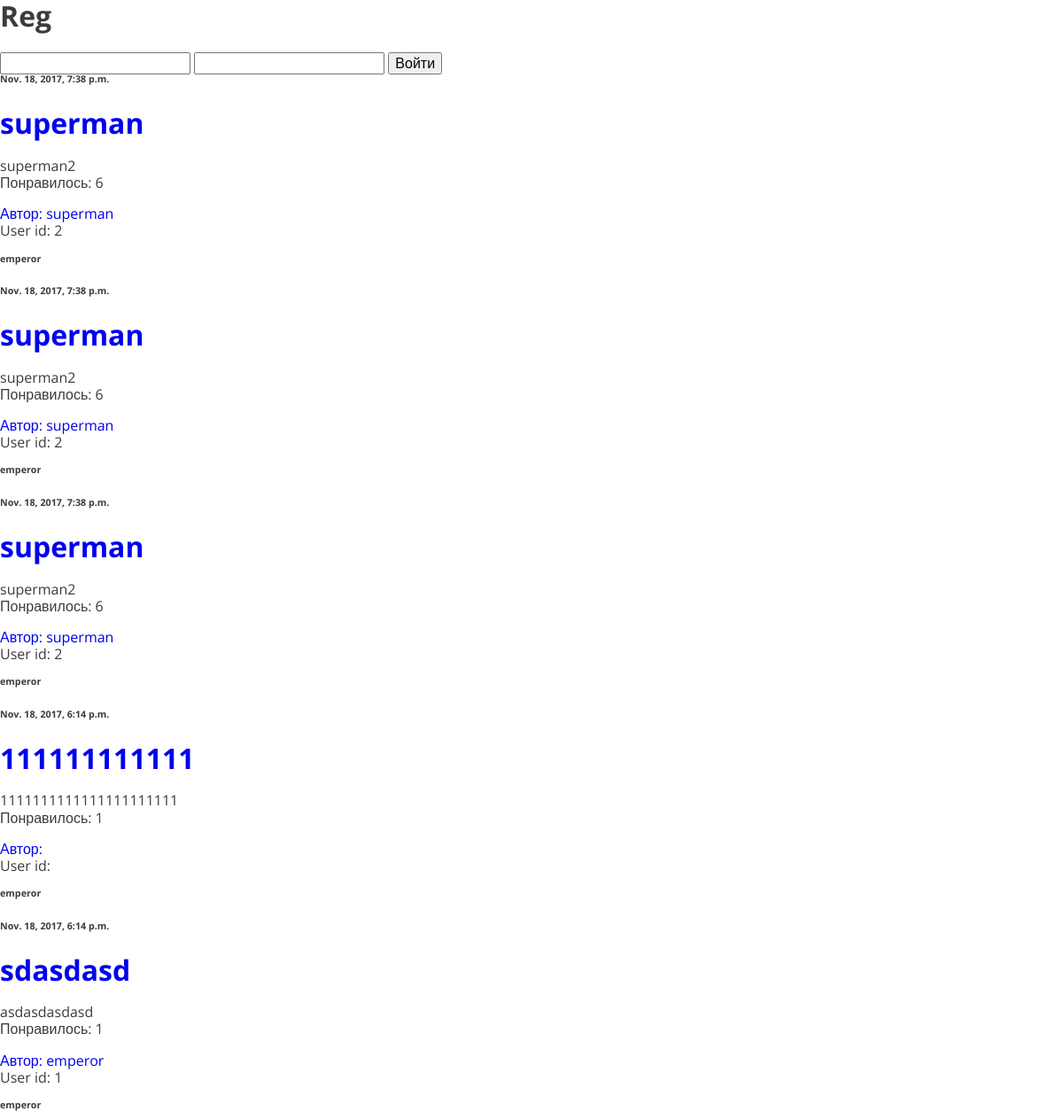
The page /page/articles/favorite/ on the database as committed earlier.
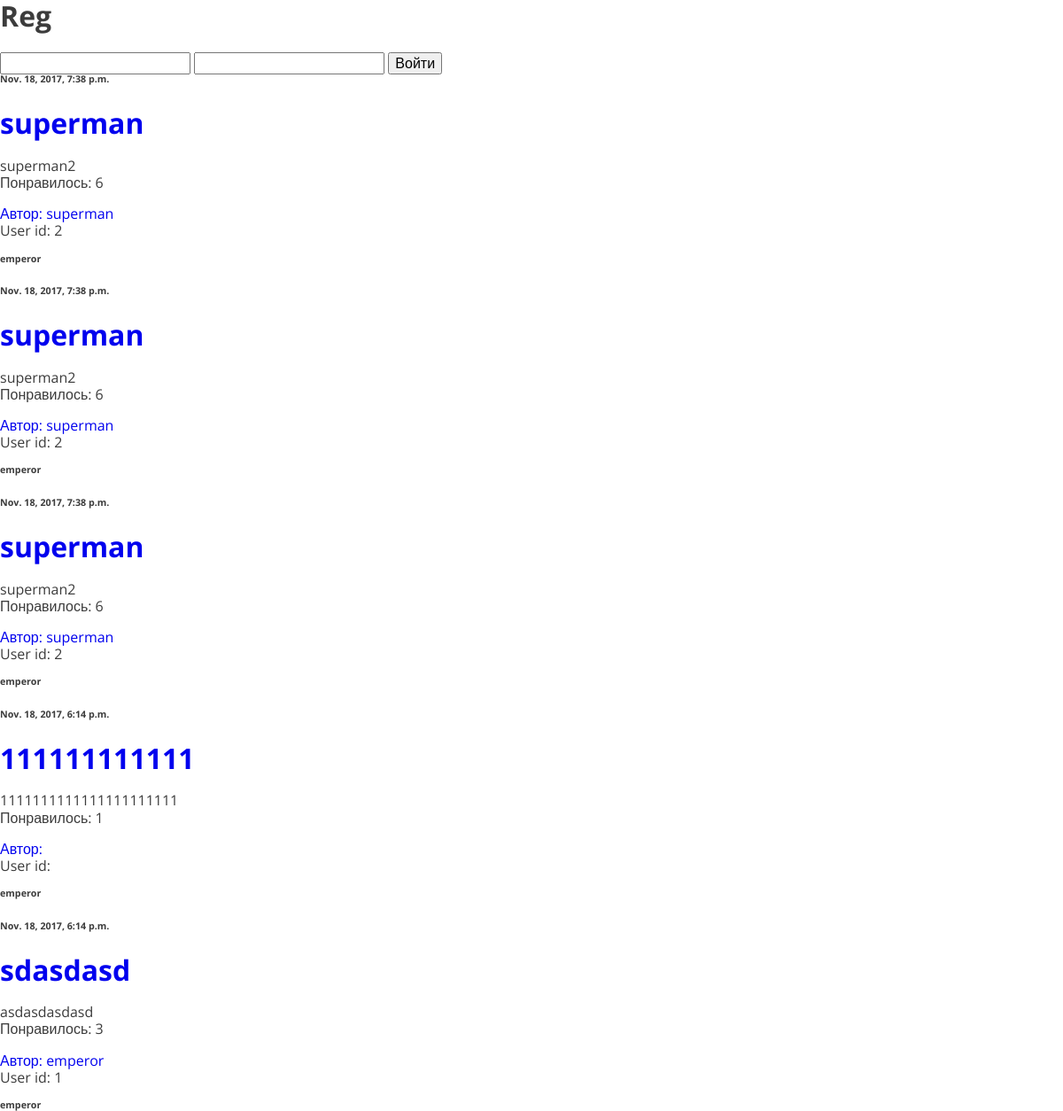
The same page on the database as committed later.
### article/models.py (models this page shows)
class LikeArticle(models.Model):
    class Meta():
        db_table = 'likes'
    like_article = models.ForeignKey(Article)
    like_user = models.ForeignKey(User, null=True)

class Article(models.Model):
    class Meta():
        db_table = 'article'
        ordering = ["-article_date"]
    article_title = models.CharField(max_length=200)
    article_text = models.TextField(null=True)
    article_date = models.DateTimeField(auto_now_add=True, null=True)
    article_likes = models.IntegerField(default=0)
    article_user = models.ForeignKey(User, null=True)

### article/views.py (the view)
def favorite(request):
    likes = LikeArticle.objects.all()
    return render(request, 'article/favorite.html', {'articleList': likes})

### templates/article/favorite.html
{% extends 'base.html' %}
{% block content %}
    {% for arts in articleList %}
        <h6>{{ arts.like_article.article_date }}</h6>
        <a href="/articles/get/{{ arts.like_article.id }}"><h1>{{ arts.like_article.article_title }}</h1></a>
        {{ arts.like_article.article_text|truncatewords:2 }}
        <p>Понравилось: {{ arts.like_article.article_likes }}</p>
        <a href="/articles/users/{{ arts.like_article.article_user.id }}">Автор: {{ arts.like_article.article_user.username }}</a>
        <p>User id: {{ arts.like_article.article_user.id }}</p>
        <h6>{{ arts.like_user }}</h6>
    {% endfor %}
{% endblock %}

Rows that differ between the two databases and show on the page:
changed through a linked row, LikeArticle "sdasdasd": like_article.article_likes "1" → "3"
